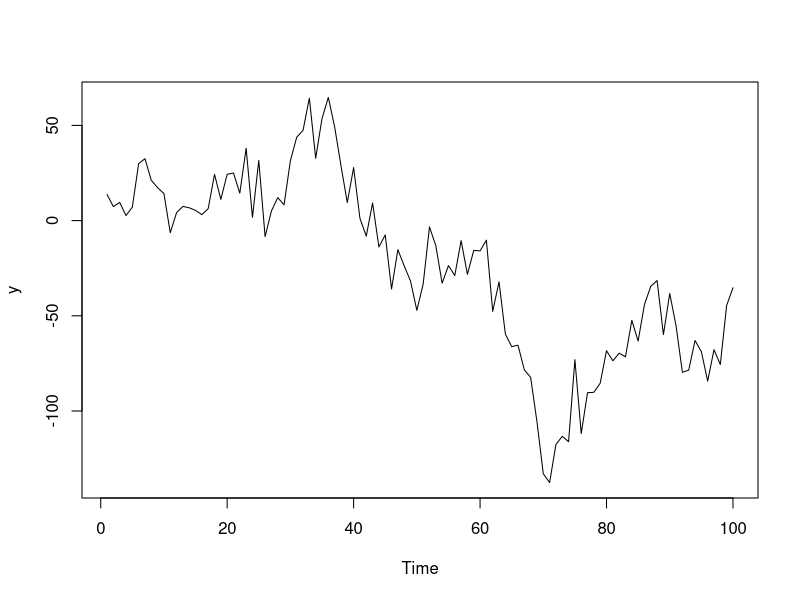

The R script that drew this image:
# Processo gerador de dados #

# Tamanho da amostra
t = 100

# Desvio-padrao de eta
dn = 10

# Desvio-padrao de epsilon
de = 10

# Vetor epsilon
e = rnorm(t,0,de)

# Vetor eta
n = rnorm(t,0,dn)

# Estado inicial - Parametros conhecidos
a1 = 10
P1 = 2

# Declara os vetores
alfa = rep(0,t)
y = rep(0,t)
yt = rep(0,t)

# Primeira observacao - estado inicial
alfa[1] = rnorm(1,a1,P1)

# Processo Gerador de Dados
for (i in 1:t){
  
  alfa[i+1] = alfa[i] + n[i]
  
  y[i] = alfa[i] + e[i]
  
  if (i==1){
    yt[i] = alfa[1] + e[i]
    
  }
  else{
    yt[i] = alfa[1] + sum(n[1:(i-1)]) + e[i]
    
  }
  
}

# Grafico do processo (y)
ts.plot(y)
